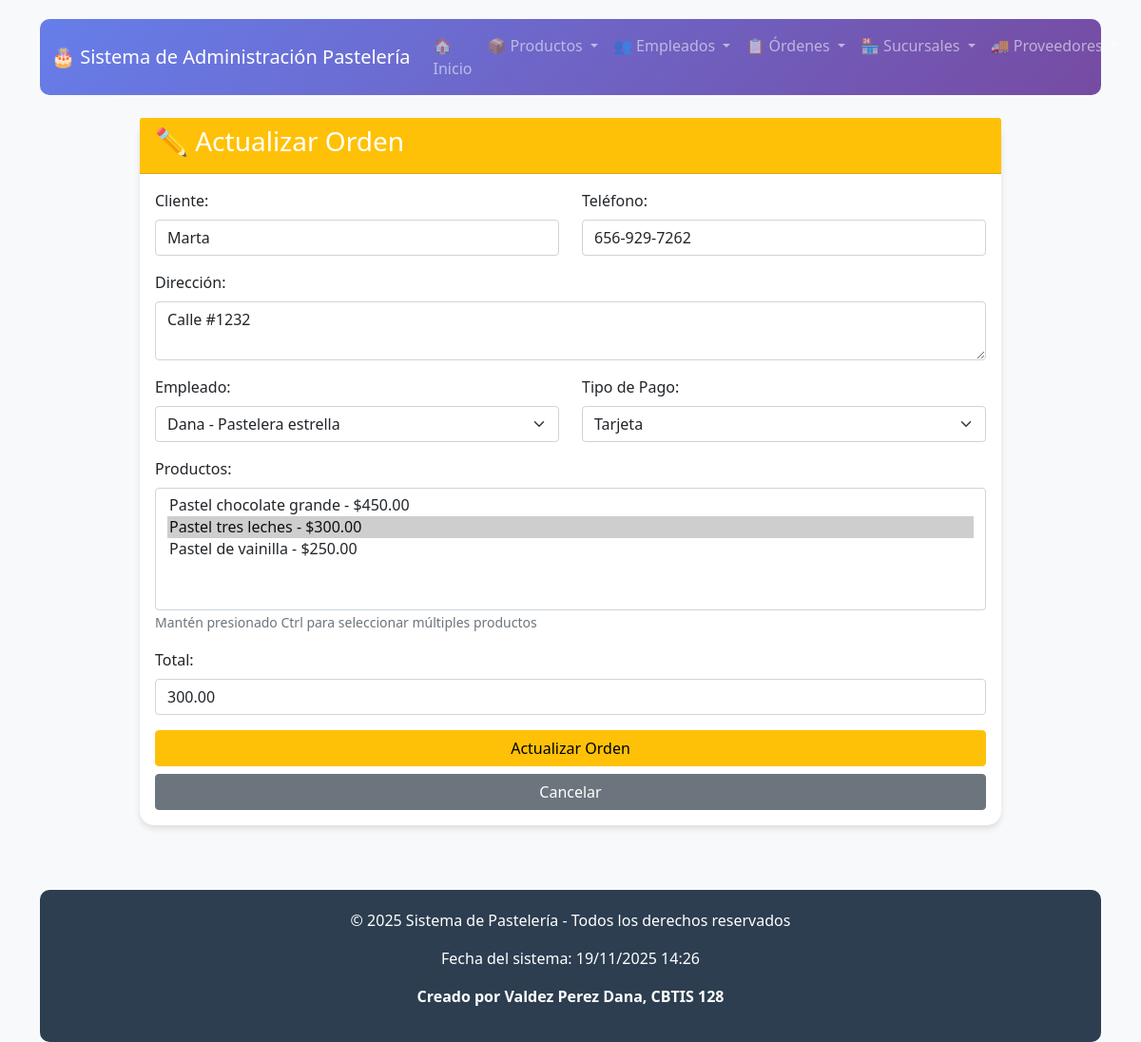
Page /ordenes/actualizar/1/ on the committed database.
### app_pasteleria/models.py (models this page shows, shortened)
class Orden(models.Model):
    id_orden = models.AutoField(primary_key=True)
    cliente = models.CharField(max_length=100)
    telefono = models.CharField(max_length=20, blank=True, null=True)
    direccion = models.TextField(blank=True, null=True)
    productos = models.ManyToManyField(Producto, related_name="ordenes")
    fecha = models.DateTimeField(auto_now_add=True)
    total = models.DecimalField(max_digits=10, decimal_places=2)
    tipo_pago = models.CharField(
        max_length=20,
        choices=[
            ('Efectivo', 'Efectivo'),
            ('Tarjeta', 'Tarjeta'),
            ('Transferencia', 'Transferencia'),
            ('Otro', 'Otro')
        ],
        default='Efectivo'
    )
    empleado = models.ForeignKey(
        Empleado,
        on_delete=models.CASCADE,
        related_name="ordenes"
    )

class Empleado(models.Model):
    id_empleado = models.AutoField(primary_key=True)
    nombre = models.CharField(max_length=100)
    telefono = models.CharField(max_length=20, blank=True, null=True)
    puesto = models.CharField(max_length=50)
    email = models.EmailField(unique=True)
    salario = models.DecimalField(max_digits=10, decimal_places=2)
    activo = models.BooleanField(default=True)

### app_pasteleria/views.py (the view)
# urls.py: path('ordenes/actualizar/<int:id>/', views.actualizar_orden, name='actualizar_orden'),
def actualizar_orden(request, id):
    orden = get_object_or_404(Orden, id_orden=id)
    empleados = Empleado.objects.all()
    productos = Producto.objects.all()
    return render(request, 'ordenes/actualizar_orden.html', {
        'orden': orden,
        'empleados': empleados,
        'productos': productos
    })

### app_pasteleria/templates/ordenes/actualizar_orden.html (shortened to what this page needs)
{% extends 'base.html' %}
{% block content %}
<div class="container mt-4">
    <div class="row">
        <div class="col-md-10 mx-auto">
            <div class="card">
                <div class="card-header bg-warning text-white">
                    <h3>✏️ Actualizar Orden</h3>
                </div>
                <div class="card-body">
                    <form method="POST" action="{% url 'realizar_actualizacion_orden' orden.id_orden %}">
                        <div class="row">
                            <div class="col-md-6 mb-3">
                                <label class="form-label">Cliente:</label>
                                <input type="text" class="form-control" name="cliente" value="{{ orden.cliente }}" required>
                            </div>
                            <div class="col-md-6 mb-3">
                                <label class="form-label">Teléfono:</label>
                                <input type="text" class="form-control" name="telefono" value="{{ orden.telefono|default:'' }}">
                            </div>
                        </div>
                        <div class="mb-3">
                            <label class="form-label">Dirección:</label>
                            <textarea class="form-control" name="direccion" rows="2">{{ orden.direccion|default:'' }}</textarea>
                        </div>
                        <div class="row">
                            <div class="col-md-6 mb-3">
                                <label class="form-label">Empleado:</label>
                                <select class="form-select" name="empleado" required>
                                    {% for empleado in empleados %}
                                    <option value="{{ empleado.id_empleado }}" {% if empleado.id_empleado == orden.empleado.id_empleado %}selected{% endif %}>
                                        {{ empleado.nombre }} - {{ empleado.puesto }}
                                    </option>
                                    {% endfor %}
                                </select>
                            </div>
                            <div class="col-md-6 mb-3">
                                <label class="form-label">Tipo de Pago:</label>
                                <select class="form-select" name="tipo_pago" required>
                                    <option value="Tarjeta" {% if orden.tipo_pago == 'Tarjeta' %}selected{% endif %}>Tarjeta</option>
                                </select>
                            </div>
                        </div>
                        <div class="mb-3">
                            <label class="form-label">Productos:</label>
                            <select class="form-select" name="productos" multiple size="5">
                                {% for producto in productos %}
                                <option value="{{ producto.id_producto }}"
                                    {% for prod in orden.productos.all %}
                                        {% if prod.id_producto == producto.id_producto %}selected{% endif %}
                                    {% endfor %}>
                                    {{ producto.nombre }} - ${{ producto.precio }}
                                </option>
                                {% endfor %}
                            </select>
                            <small class="form-text text-muted">Mantén presionado Ctrl para seleccionar múltiples productos</small>
                        </div>
                        <div class="mb-3">
                            <label class="form-label">Total:</label>
                            <input type="number" step="0.01" class="form-control" name="total" value="{{ orden.total }}" required>
                        </div>
                        <div class="d-grid gap-2">
                            <button type="submit" class="btn btn-warning">Actualizar Orden</button>
                            <a href="{% url 'inicio_ordenes' %}" class="btn btn-secondary">Cancelar</a>
                        </div>
                    </form>
                </div>
            </div>
        </div>
    </div>
</div>
{% endblock %}

### app_pasteleria/templates/base.html (style rules this page uses)
body { background-color: #f8f9fa; font-family: 'Segoe UI', Tahoma, Geneva, Verdana, sans-serif; padding-top: 20px; min-height: 100vh; display: flex; flex-direction: column; }
.card { border: none; border-radius: 15px; box-shadow: 0 4px 6px rgba(0,0,0,0.1); margin-bottom: 20px; }

### rows in the picture
Orden: cliente "Marta", telefono "656-929-7262", direccion "Calle #1232", empleado "Dana - Pastelera estrella", tipo_pago "Tarjeta", total "300.00"

### other values in the picture
form field productos "Pastel chocolate grande - $450.00 / Pastel tres leches - $300.00 ☑ / Pastel de vainilla - $250.00"
